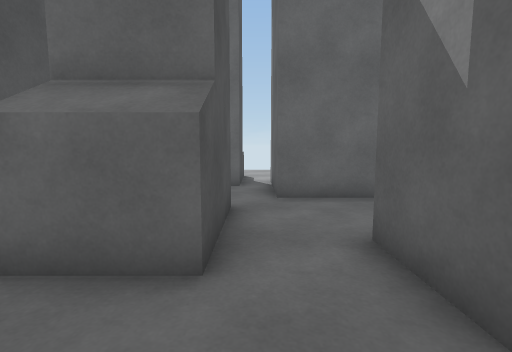
View 1 (above)

20 first-person views from a walk through a Unity game level. The camera is 1.2 m above the floor, tilts 6° down and sees 85° across. The floor is counted in squares, 1 m on a side. Each view is taken from the middle of a square. On the plan, view 1 faces up. The plan holds only what a view shows up to about 13 squares ahead; the rest is blank.

View 2
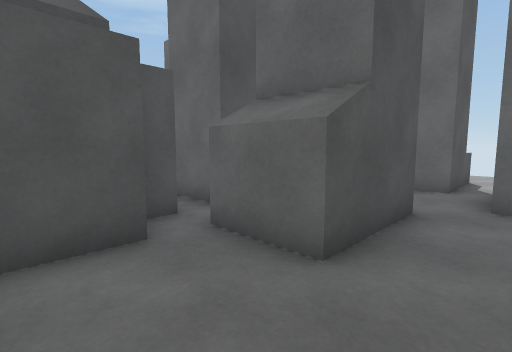

View 3
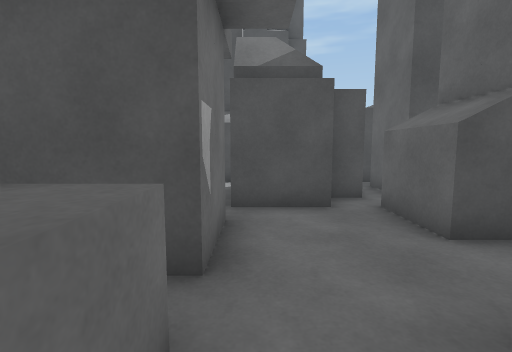

View 4
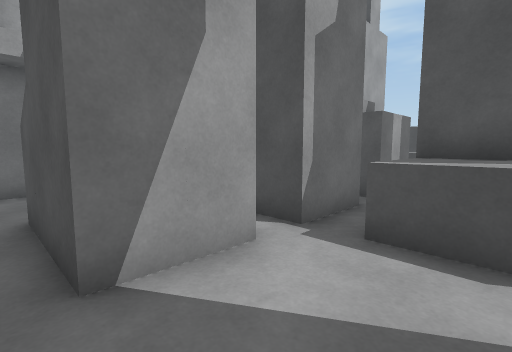

View 5
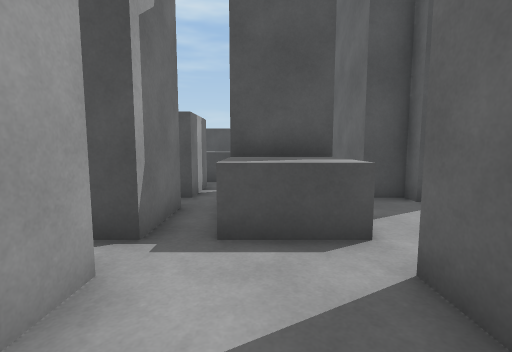

View 6
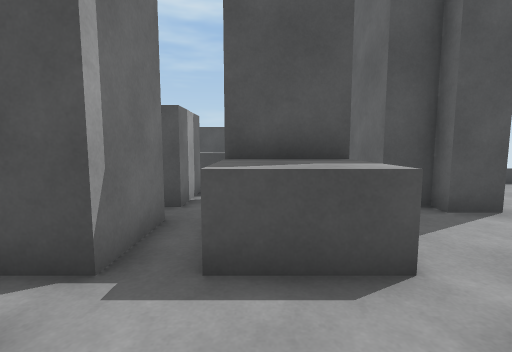

View 7
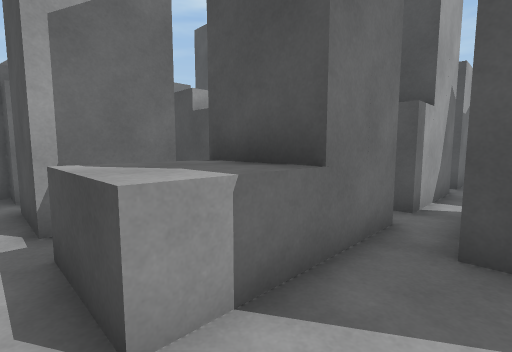

View 8
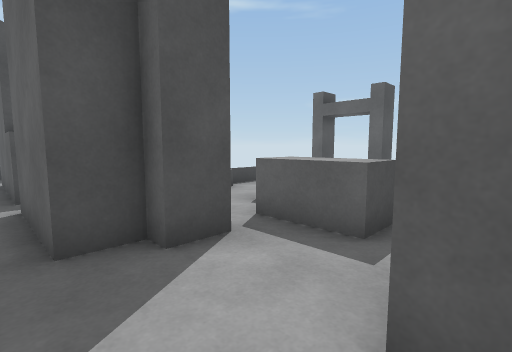

View 9
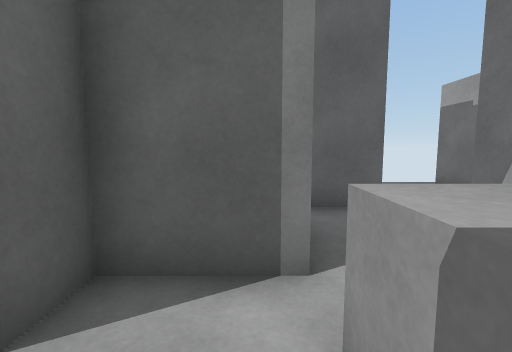

View 10
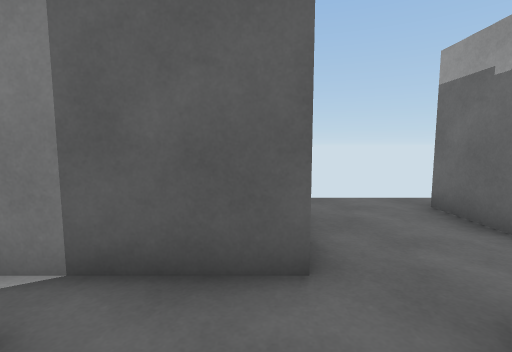

View 11
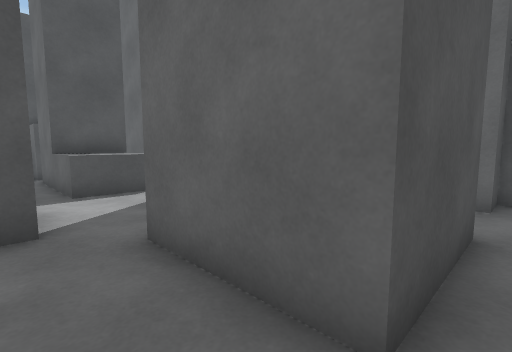

View 12
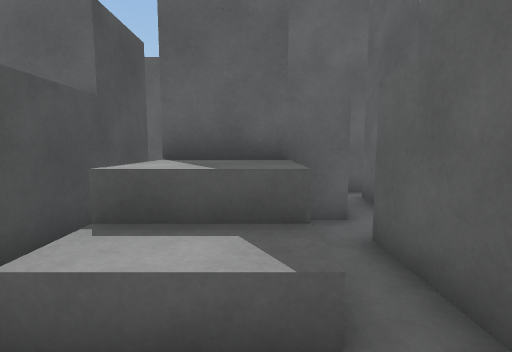

View 13
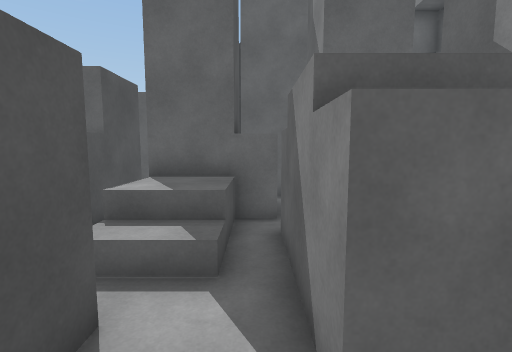

View 14
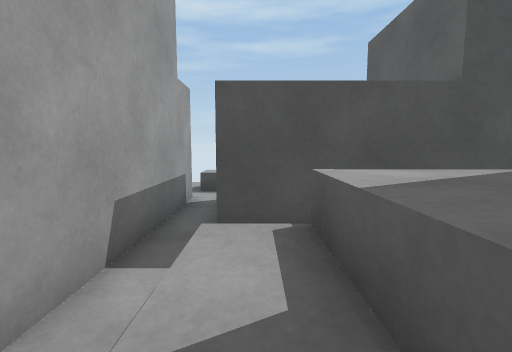

View 15
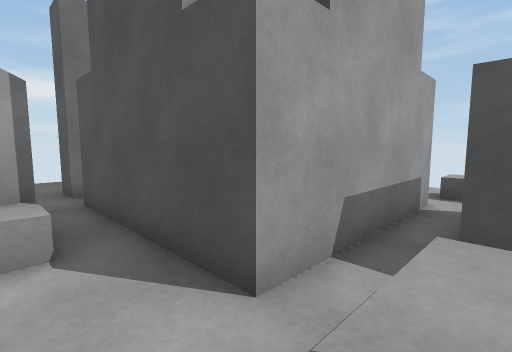

View 16
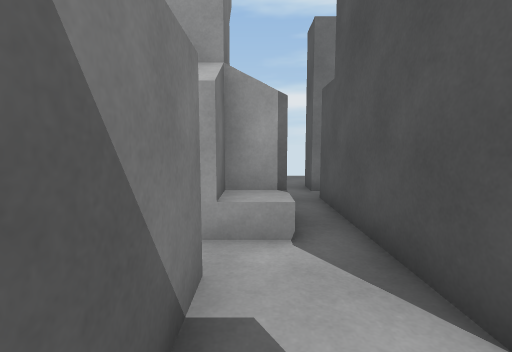

View 17
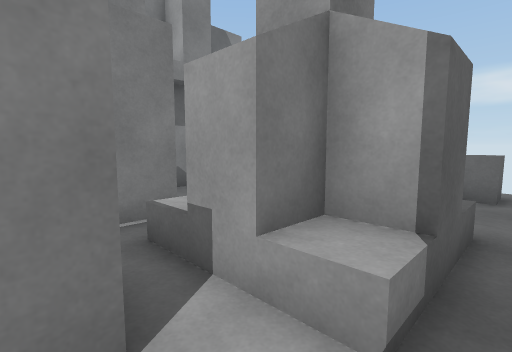

View 18
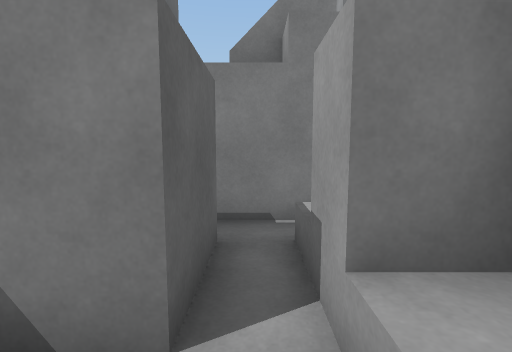

View 19
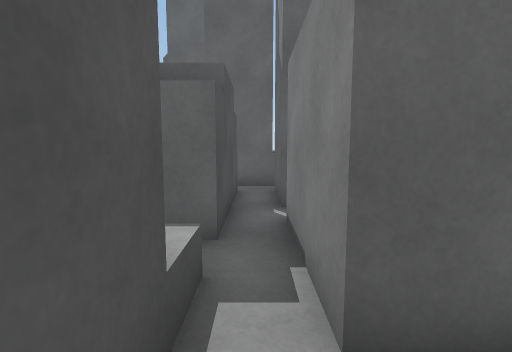

View 20
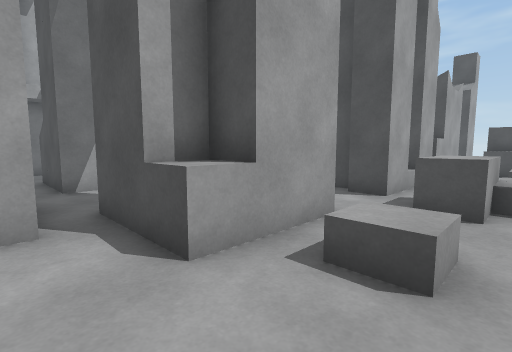

### Floor plan
Key: @ floor where view 1 was taken; # wall or solid block; . main floor; : floor 0.5 m higher than the main floor; + floor 1 m higher than the main floor; / step, stairs or slope; ^ raised ledge; O other object.
Columns run from 17 left of view 1 to 4 right of it. Each row starts with its distance up from view 1.
 14          .::.......
 13   #^     ..++..O..  ##
 12           ......... #.
 11    ###^## ##..##^.. ..
 10    ###^.###....##.. ..
  9    ............##.###.
  8    ##.###.##^^....###.
  7     # ###.##^^....###.
  6     ^ ++..............
  5     ^ ++.##.##.##.....
  4     ^ //.##.##.##.....
  3 O........##....##..##.
  2 ..#####..##.##.....#
  1       #.....###....
  0       #.:#O.###..@. .
 -1       #.###.....##.^
 -2       #.O  . ..###
 -3       ...      #
 -4       #..
 -5       ...
 -6       ..^
 -7       ..

Where each view was taken, in squares from view 1:
view 1: 0 up, 0 right, facing up
view 2: 0 up, 1 right, facing up-left
view 3: 0 up, 3 right, facing left
view 4: 8 up, 0 right, facing down-left
view 5: 7 up, 0 right, facing left
view 6: 7 up, 1 left, facing left
view 7: 10 up, 3 left, facing down-left
view 8: 9 up, 3 left, facing up-left
view 9: 9 up, 5 left, facing right
view 10: 7 up, 2 left, facing right
view 11: 5 up, 4 right, facing up-left
view 12: 2 up, 10 left, facing up
view 13: 0 up, 9 left, facing up
view 14: 4 up, 9 left, facing left
view 15: 4 up, 9 left, facing down-left
view 16: 4 up, 9 left, facing down
view 17: 2 up, 10 left, facing down-right
view 18: 1 up, 10 left, facing right
view 19: 2 down, 6 left, facing up
view 20: 14 up, 1 right, facing down-left
